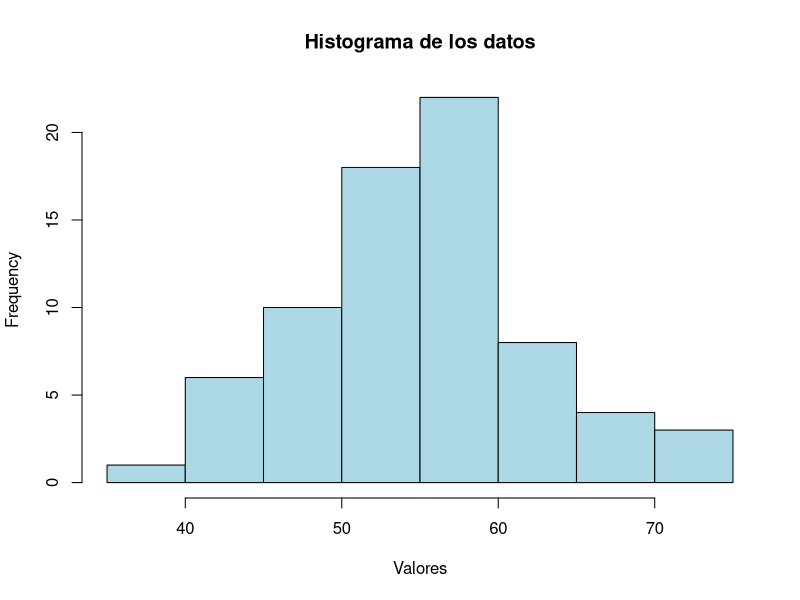
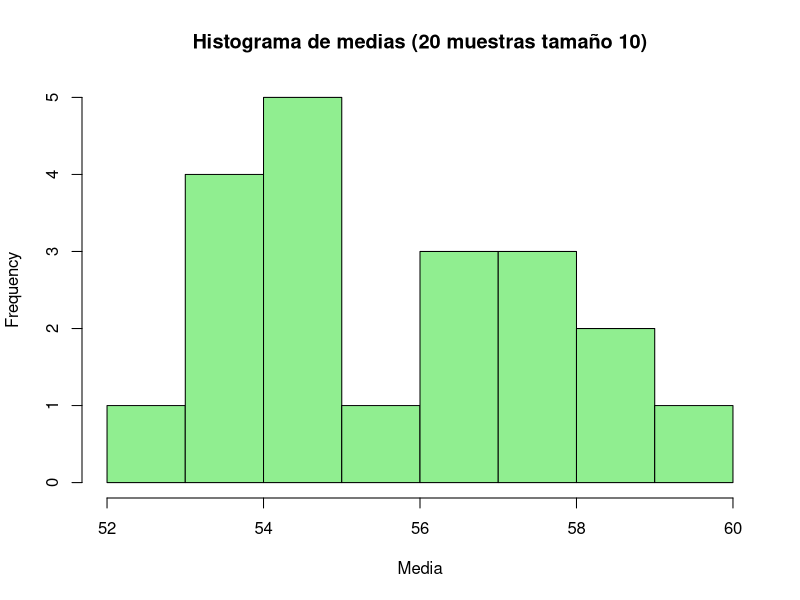

These charts were generated, in order, by the following R code:
x <- c(72, 63, 53, 52, 43, 54, 58, 53, 51, 59, 55, 62, 63, 54, 44, 54,
       60, 60, 60, 57, 57, 45, 54, 60, 57, 70, 73, 54, 46, 56, 55,
       48, 56, 60, 54, 56, 41, 67, 39, 55, 49, 71, 61, 64, 44, 48,
       62, 69, 52, 66, 46, 53, 47, 47, 50, 51, 49, 62, 48, 42, 58,
       62, 55, 56, 59, 60, 58, 56, 59, 56, 56, 52)

cat("Media total:\n")
print(mean(x))

cat("Cantidad de datos:\n")
print(length(x))

set.seed(123)
muestra <- sample(x, 10)

cat("Muestra de tamaño 10:\n")
print(muestra)

cat("Media de la muestra:\n")
print(mean(muestra))

# Histograma de los datos
hist(x,
     main="Histograma de los datos",
     xlab="Valores",
     col="lightblue",
     border="black")

# Medias de 20 muestras
set.seed(123)
medias <- replicate(20, mean(sample(x, 10)))

hist(medias,
     main="Histograma de medias (20 muestras tamaño 10)",
     xlab="Media",
     col="lightgreen",
     border="black")
